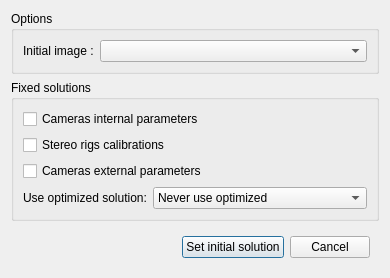
<?xml version="1.0" encoding="UTF-8"?>
<ui version="4.0">
 <class>StereoVisionApp::SolutionInitConfigDialog</class>
 <widget class="QDialog" name="StereoVisionApp::SolutionInitConfigDialog">
  <property name="geometry">
   <rect>
    <x>0</x>
    <y>0</y>
    <width>390</width>
    <height>268</height>
   </rect>
  </property>
  <property name="windowTitle">
   <string>Initial solution finder options</string>
  </property>
  <layout class="QVBoxLayout" name="verticalLayout">
   <item>
    <widget class="QGroupBox" name="groupBox">
     <property name="sizePolicy">
      <sizepolicy hsizetype="Preferred" vsizetype="Expanding">
       <horstretch>0</horstretch>
       <verstretch>0</verstretch>
      </sizepolicy>
     </property>
     <property name="title">
      <string>Options</string>
     </property>
     <layout class="QFormLayout" name="formLayout">
      <item row="0" column="0">
       <widget class="QLabel" name="label">
        <property name="text">
         <string>Initial image :</string>
        </property>
       </widget>
      </item>
      <item row="0" column="1">
       <widget class="QComboBox" name="imageSelectComboBox"/>
      </item>
     </layout>
    </widget>
   </item>
   <item>
    <widget class="QGroupBox" name="groupBox_2">
     <property name="title">
      <string>Fixed solutions</string>
     </property>
     <layout class="QFormLayout" name="formLayout_2">
      <item row="3" column="0">
       <widget class="QLabel" name="label_2">
        <property name="text">
         <string>Use optimized solution:</string>
        </property>
       </widget>
      </item>
      <item row="3" column="1">
       <widget class="QComboBox" name="comboBox">
        <item>
         <property name="text">
          <string>Never use optimized</string>
         </property>
        </item>
        <item>
         <property name="text">
          <string>Use optimized when available</string>
         </property>
        </item>
        <item>
         <property name="text">
          <string>Use optimized only</string>
         </property>
        </item>
       </widget>
      </item>
      <item row="1" column="0" colspan="2">
       <widget class="QCheckBox" name="fixedStereoRigsCheckbox">
        <property name="text">
         <string>Stereo rigs calibrations</string>
        </property>
       </widget>
      </item>
      <item row="0" column="0" colspan="2">
       <widget class="QCheckBox" name="fixedCameraInternalsCheckbox">
        <property name="layoutDirection">
         <enum>Qt::LeftToRight</enum>
        </property>
        <property name="text">
         <string>Cameras internal parameters</string>
        </property>
       </widget>
      </item>
      <item row="2" column="0" colspan="2">
       <widget class="QCheckBox" name="fixedCameraExternalsCheckbox">
        <property name="text">
         <string>Cameras external parameters</string>
        </property>
       </widget>
      </item>
     </layout>
    </widget>
   </item>
   <item>
    <widget class="QWidget" name="widget" native="true">
     <layout class="QHBoxLayout" name="horizontalLayout">
      <item>
       <spacer name="horizontalSpacer">
        <property name="orientation">
         <enum>Qt::Horizontal</enum>
        </property>
        <property name="sizeHint" stdset="0">
         <size>
          <width>40</width>
          <height>20</height>
         </size>
        </property>
       </spacer>
      </item>
      <item>
       <widget class="QPushButton" name="setSolutionButton">
        <property name="text">
         <string>Set initial solution</string>
        </property>
       </widget>
      </item>
      <item>
       <widget class="QPushButton" name="cancelButton">
        <property name="text">
         <string>Cancel</string>
        </property>
       </widget>
      </item>
     </layout>
    </widget>
   </item>
  </layout>
 </widget>
 <resources/>
 <connections/>
</ui>
